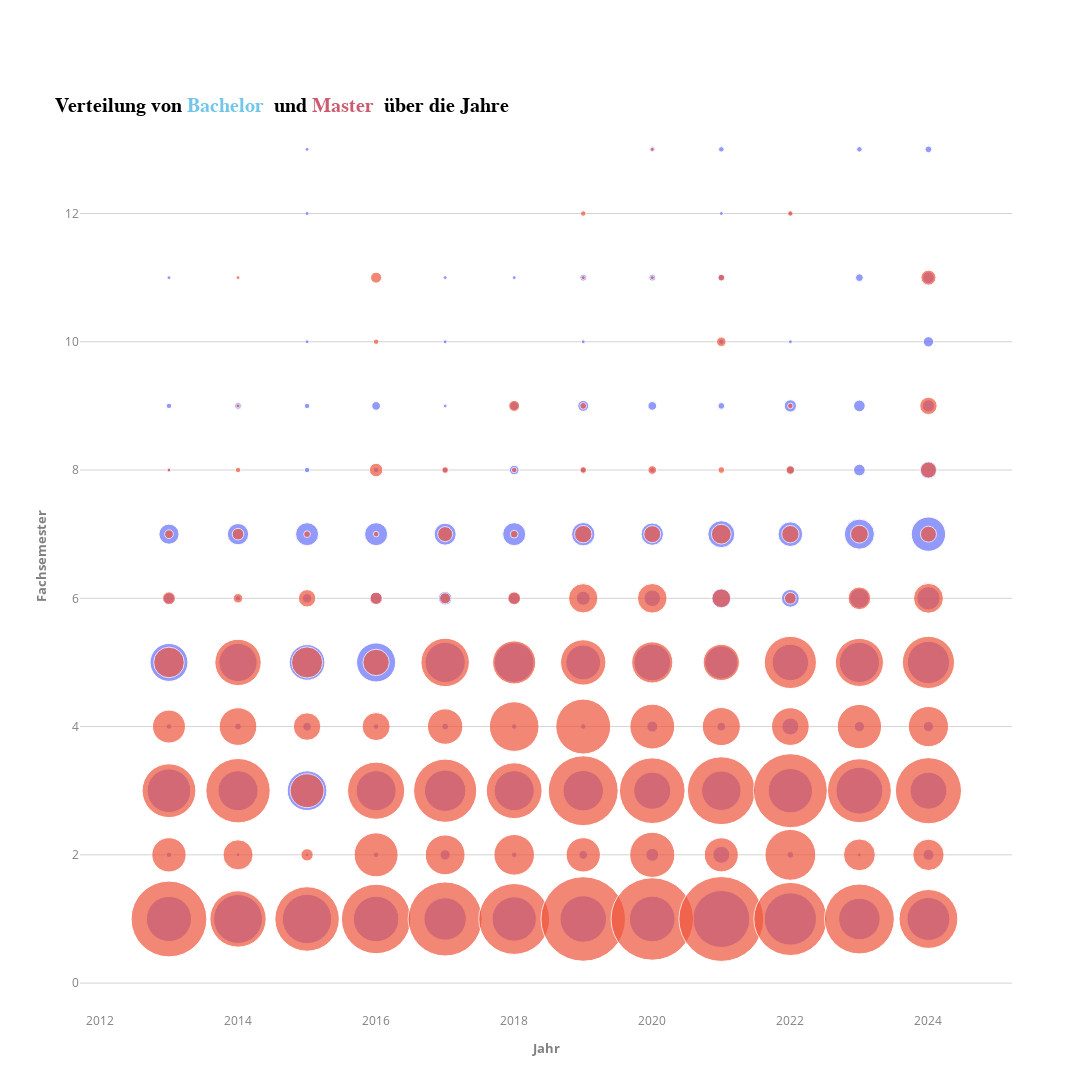

The notebook cell this image was saved under:
### Code cell
pio.templates["infoviz"] = infoviz_template

df = pd.DataFrame(df_sorted)

category_order = ["14 und mehr (%)", "13 (%)", "12 (%)", "11 (%)", "10 (%)", "9 (%)", "8 (%)", "7 (%)", "6 (%)", "5 (%)", "4 (%)", "3 (%)", "2 (%)", "1 (%)"]

df['Category'] = df['Category'].str.replace(' (%)', '', regex=False)

fig = px.scatter(df,
                 x="Jahr", 
                 y="Category", 
                 color="Studiengang", 
                 size="Wert", 
                 hover_name="Studiengang",
                 title="Verteilung von </b><span style='color:#73c6e9;'>Bachelor</span> <b> und </b><span style='color:#cc5b6e;'>Master</span> <b> über die Jahre",
                 labels={"Jahr": "Jahr", "Category": "Fachsemester", "Wert": "Wert"},
                 size_max=60,
                 category_orders={"Category": category_order})

fig.update_layout(
    template="infoviz",
    height=1200,  
    width=1400,
     showlegend=False,
)
# Eigentlich sollten die M.A und B.A als hablkreise angezeigt werden, dabei kam jedoch PLotly an seine Grenzen 
fig.show()

### Figure 1 — Plotly figure (JSON) as saved in the notebook; plotly's stock layout.template omitted (floating-point values rounded to 4 significant figures; data arrays with more than 128 entries replaced by an {"elided": "..."} marker saying what was removed)
{"data": [{"hovertemplate": "<b>%{hovertext}</b><br><br>Studiengang=Bachelor<br>Jahr=%{x}<br>Fachsemester=%{y}<br>Wert=%{marker.size}<extra></extra>", "hovertext": {"elided": "168 str values"}, "legendgroup": "Bachelor", "marker": {"color": "#636efa", "size": {"elided": "168 int values"}, "sizemode": "area", "sizeref": 0.1322, "symbol": "circle"}, "mode": "markers", "name": "Bachelor", "orientation": "v", "showlegend": true, "type": "scatter", "x": {"elided": "168 str values"}, "xaxis": "x", "y": {"elided": "168 str values"}, "yaxis": "y"}, {"hovertemplate": "<b>%{hovertext}</b><br><br>Studiengang=Master<br>Jahr=%{x}<br>Fachsemester=%{y}<br>Wert=%{marker.size}<extra></extra>", "hovertext": {"elided": "168 str values"}, "legendgroup": "Master", "marker": {"color": "#EF553B", "size": {"elided": "168 int values"}, "sizemode": "area", "sizeref": 0.1322, "symbol": "circle"}, "mode": "markers", "name": "Master", "orientation": "v", "showlegend": true, "type": "scatter", "x": {"elided": "168 str values"}, "xaxis": "x", "y": {"elided": "168 str values"}, "yaxis": "y"}], "layout": {"height": 1200, "legend": {"itemsizing": "constant", "title": {"text": "Studiengang"}, "tracegroupgap": 0}, "showlegend": false, "title": {"text": "Verteilung von </b><span style='color:#73c6e9;'>Bachelor</span> <b> und </b><span style='color:#cc5b6e;'>Master</span> <b> über die Jahre"}, "width": 1400, "xaxis": {"anchor": "y", "domain": [0, 1], "title": {"text": "Jahr"}}, "yaxis": {"anchor": "x", "categoryarray": ["1 (%)", "2 (%)", "3 (%)", "4 (%)", "5 (%)", "6 (%)", "7 (%)", "8 (%)", "9 (%)", "10 (%)", "11 (%)", "12 (%)", "13 (%)", "14 und mehr (%)"], "categoryorder": "array", "domain": [0, 1], "title": {"text": "Fachsemester"}}}}
